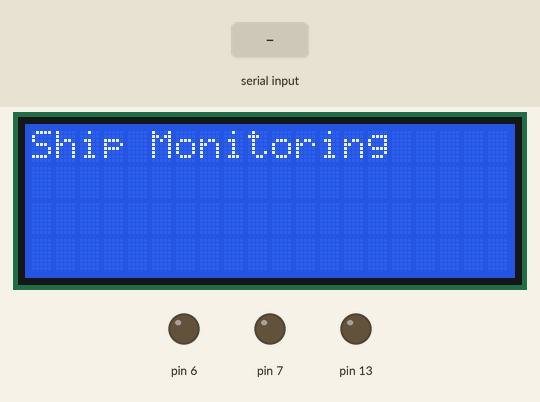
A sketch run on a simulated Arduino Uno, built with avr-gcc and run on an emulated ATmega328P. Parts: 20×4 character LCD, output pins drawn as LEDs (lit = HIGH). Dashed ring = blinking. Inputs (shaded band) come from the test bench. What the sketch prints to the serial monitor is not drawn.

Above: at 1.2 s.
1.3 s: "check 2\n" received over the second serial link
At 2.9 s:
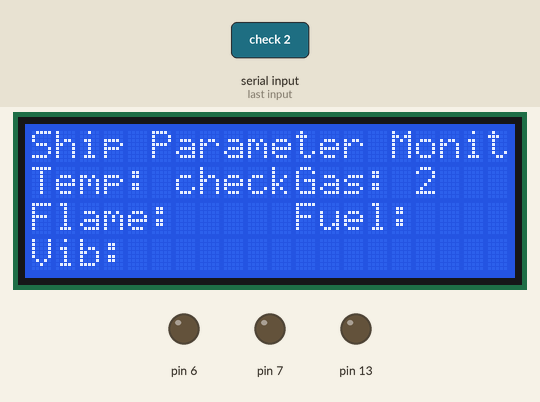
3.1 s: "+\n" received over the second serial link
At 4.7 s:
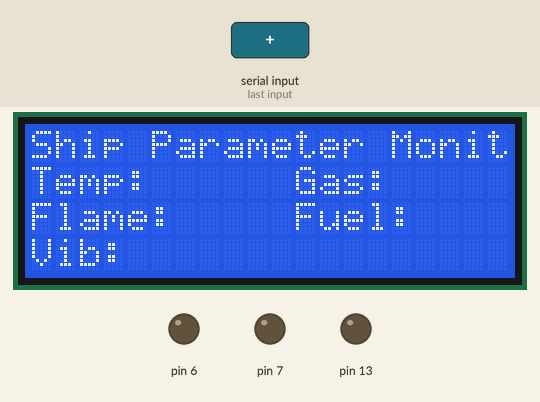
4.9 s: "90,45,200\n" received over the second serial link
At 6.4 s:
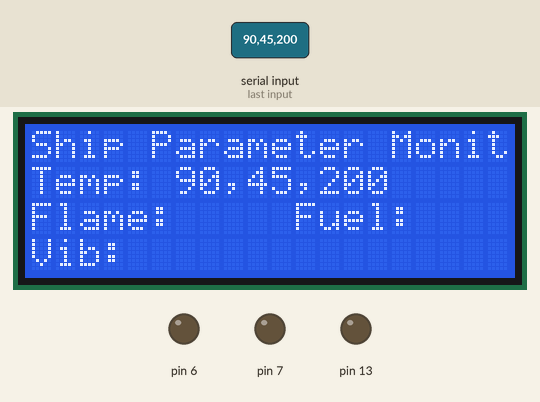
6.7 s: "30,150\n" received over the second serial link
At 8.3 s:
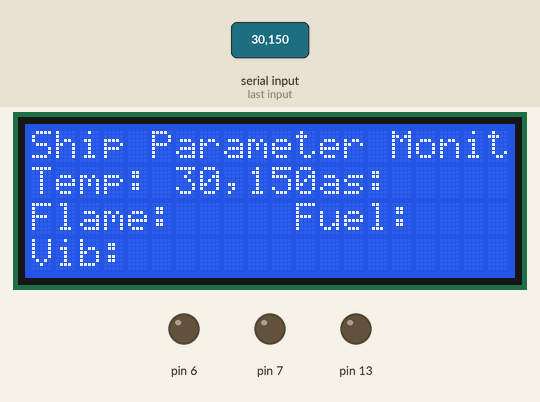
8.5 s: "1,90,45\n" received over the second serial link
At 10.0 s:
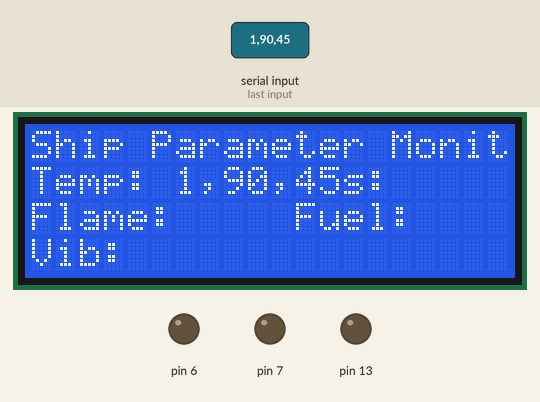
10.3 s: "90,45,200,10\n" received over the second serial link
At 10.63 s:
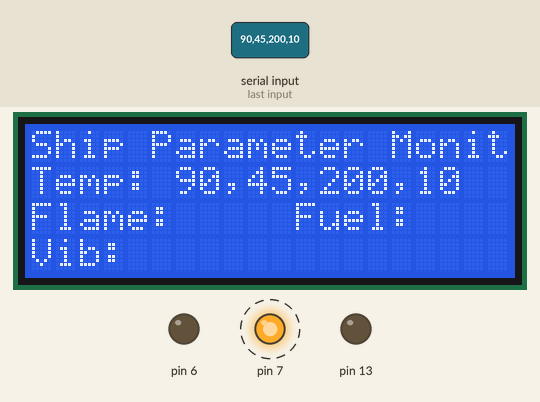
Timing chart, 0 to 12.8 s (numbered marks = the images above; inputs shaded):
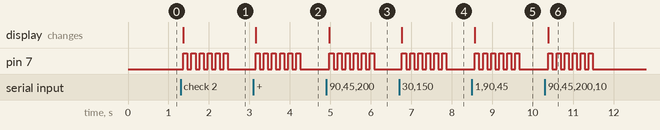

The sketch:

Receiver.ino
```cpp
#include<SoftwareSerial.h>
#include<Wire.h>
#include <LiquidCrystal_I2C.h>

LiquidCrystal_I2C lcd(0x27,20,4);

SoftwareSerial serial(2,3);
String inData;

void setup() {

  lcd.init();
  lcd.backlight();

    serial.begin(9600);
    Serial.begin(9600);

   lcd.setCursor(0,0);
   lcd.print("Ship Monitoring");
    pinMode(13,OUTPUT);
    pinMode(6,OUTPUT);
    pinMode(7,OUTPUT);
    digitalWrite(6,LOW);
}


void loop()
{
   int count;
    while (serial.available() > 0)
     {
       char received = serial.read();
           inData += received;
        if(received == '\n')
        {
          //Serial.println(inData);
          printtext(inData);
          inData = "";

        }

//       digitalWrite(13,HIGH);
//       delay(100);
//       digitalWrite(13,LOW);
//       delay(100);

     }

}


void printtext(String text)
 {
  String s="";
  int i=0;
  for(;text[i]!='\n';i++)
  {
    if(text[i]=='+')
    {
      text[i]=' ';
      s+=text[i];
    }
    else
    {
    s+=text[i];
    }

  }
  i++;
  text[i]='\0';
  s+=text[i];

print20x4(s);


 }

 void print20x4(String st)
 {
  String line1="";
  String line2="";
  String line3="";
  String line4="";
  String line5="";
  String line6="";
  int i=0;

  for(;(st[i]!='\0')&&(st[i]!=' ');i++)
  {

    line1 +=st[i];


  }


i++;

  for(;((st[i]!='\0')&&(st[i]!= ' '));i++)
  {
    line2+=st[i];
  }


i++;
  for(;((st[i]!='\0')&&(st[i]!= ' '));i++)
 {
   line3+=st[i];
 }
i++;

  for(;((st[i]!='\0')&&(st[i]!='\r')&&(st[i]!= ' '));i++)
 {
    line4+=st[i];
 }
 i++;

  for(;((st[i]!='\0')&&(st[i]!='\r')&&(st[i]!= ' '));i++)
 {
    line5+=st[i];
 }
  i++;

  for(;((st[i]!='\0')&&(st[i]!='\r')&&(st[i]!= ' '));i++)
 {
    line6+=st[i];
 }

st[i-2] = '\0';
   lcd.clear();
   lcd.setCursor(0,0);
   lcd.print("Ship Parameter Monitor");

     lcd.setCursor(0,1);
     lcd.print("Temp:");

     lcd.setCursor(11,1);
     lcd.print("Gas:");

     lcd.setCursor(0,2);
     lcd.print("Flame:");

     lcd.setCursor(11,2);
     lcd.print("Fuel:");

     lcd.setCursor(0,3);
     lcd.print("Vib:");
//
//     lcd.setCursor(11,3);
//     lcd.print("Volt:");

     lcd.setCursor(6,1);
     lcd.print(line1);

     lcd.setCursor(16,1);
     lcd.print(line2);


     lcd.setCursor(6,2);
     lcd.print(line3);

     lcd.setCursor(16,2);
     lcd.print(line4);

     lcd.setCursor(6,3);
     lcd.print(line5);

Serial.print("Temp: ");
Serial.println(line1);
Serial.print("Gas: ");
Serial.println(line2);
Serial.print("Flame: ");
Serial.println(line3);
Serial.print("Fuel: ");
Serial.println(line4);
Serial.print("Vib: ");
Serial.println(line1);
Serial.println("--------------------");
//     lcd.setCursor(16,3);
//     lcd.print(line6);
//


   control(line1.toInt(),line2.toInt(),line3.toInt(),line4.toInt());

    line1="";
    line2="";
    line3="";
    line4="";
    line5="";
    line6="";
 }
 void control(int v,int x ,int y,int z )
{
  int count =0;
  //Serial.print("integer value:");
  //Serial.println(x);
 if(y < 800){
   while(count <=5){
     digitalWrite(7,HIGH);
     delay(100);
     digitalWrite(7,LOW);
     delay(100);

     count++;
   }
 }
//  else if( x > 960)
//  {
//    Serial.println("check 2");
//     digitalWrite(12,HIGH);
//
//
//  }
//
//
//  else if(y < 290)
//  {
//    Serial.println("check 3");
//     digitalWrite(12,HIGH);
//
//  }
//
//  else if(z > 720)
//  {
//    Serial.println("check 4");
//     digitalWrite(12,HIGH);
//  }
//
//
//
//  else
//  {
//
//    Serial.println("check 5");
//   digitalWrite(12,LOW);
//}
}
```

Measured:
- after the input at 1.3 s, pin 7: alternates HIGH for 0.10 s and LOW for 0.10 s, 12 changes in all, then stays LOW, starting after 0.07 s; the display: changes after 0.07 s (image 1)
- after the input at 3.1 s, pin 7: alternates HIGH for 0.10 s and LOW for 0.10 s, 12 changes in all, then stays LOW, starting after 0.06 s; the display: changes after 0.06 s (image 2)
- after the input at 4.9 s, pin 7: alternates HIGH for 0.10 s and LOW for 0.10 s, 12 changes in all, then stays LOW, starting after 0.08 s; the display: changes after 0.08 s (image 3)
- after the input at 6.7 s, pin 7: alternates HIGH for 0.10 s and LOW for 0.10 s, 12 changes in all, then stays LOW, starting after 0.07 s; the display: changes after 0.07 s (image 4)
- after the input at 8.5 s, pin 7: alternates HIGH for 0.10 s and LOW for 0.10 s, 12 changes in all, then stays LOW, starting after 0.07 s; the display: changes after 0.07 s (image 5)
- after the input at 10.3 s, pin 7: alternates HIGH for 0.10 s and LOW for 0.10 s, 12 changes in all, then stays LOW, starting after 0.09 s; the display: changes after 0.09 s (image 6)
